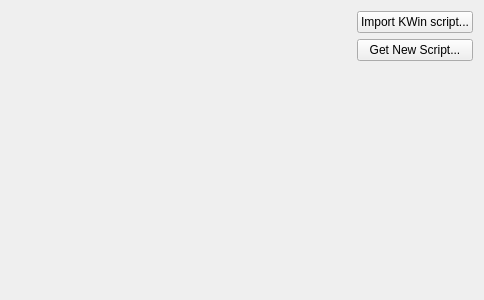
<?xml version="1.0" encoding="UTF-8"?>
<ui version="4.0">
 <class>Module</class>
 <widget class="QWidget" name="Module">
  <property name="geometry">
   <rect>
    <x>0</x>
    <y>0</y>
    <width>484</width>
    <height>300</height>
   </rect>
  </property>
  <property name="windowTitle">
   <string>KWin script configuration</string>
  </property>
  <layout class="QVBoxLayout" name="verticalLayout_2">
   <item>
    <layout class="QHBoxLayout" name="horizontalLayout">
     <item>
      <layout class="QVBoxLayout" name="verticalLayout2">
       <item>
        <widget class="KPluginSelector" name="scriptSelector" native="true">
         <property name="sizePolicy">
          <sizepolicy hsizetype="Expanding" vsizetype="Expanding">
           <horstretch>0</horstretch>
           <verstretch>0</verstretch>
          </sizepolicy>
         </property>
         <property name="focusPolicy">
          <enum>Qt::WheelFocus</enum>
         </property>
        </widget>
       </item>
      </layout>
     </item>
     <item>
      <layout class="QVBoxLayout" name="verticalLayout">
       <item>
        <widget class="QPushButton" name="importScriptButton">
         <property name="text">
          <string>Import KWin script...</string>
         </property>
        </widget>
       </item>
       <item>
        <widget class="QPushButton" name="ghnsButton">
         <property name="text">
          <string>Get New Script...</string>
         </property>
        </widget>
       </item>
       <item>
        <spacer name="verticalSpacer">
         <property name="orientation">
          <enum>Qt::Vertical</enum>
         </property>
         <property name="sizeHint" stdset="0">
          <size>
           <width>20</width>
           <height>40</height>
          </size>
         </property>
        </spacer>
       </item>
      </layout>
     </item>
    </layout>
   </item>
  </layout>
 </widget>
 <customwidgets>
  <customwidget>
   <class>KPluginSelector</class>
   <extends>QWidget</extends>
   <header>kpluginselector.h</header>
   <container>1</container>
  </customwidget>
 </customwidgets>
 <resources/>
 <connections/>
</ui>
